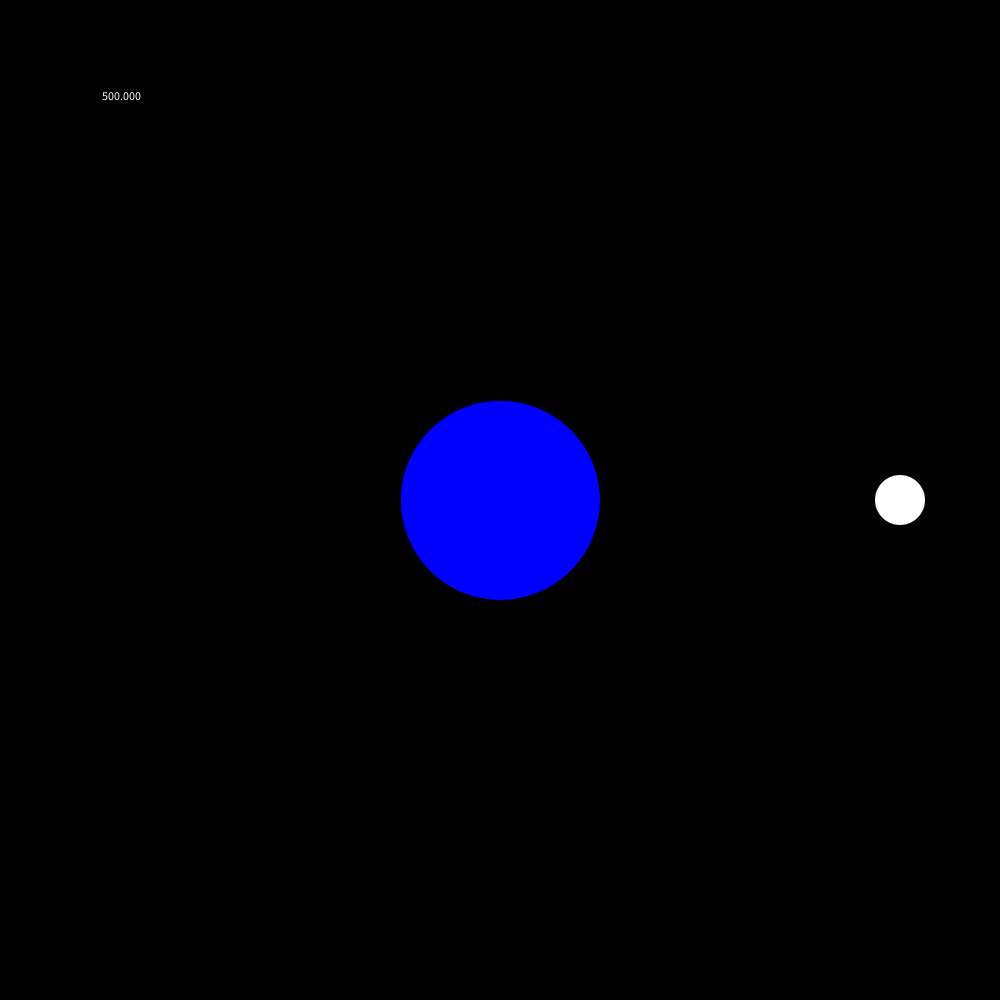
Frame 1 (no input)
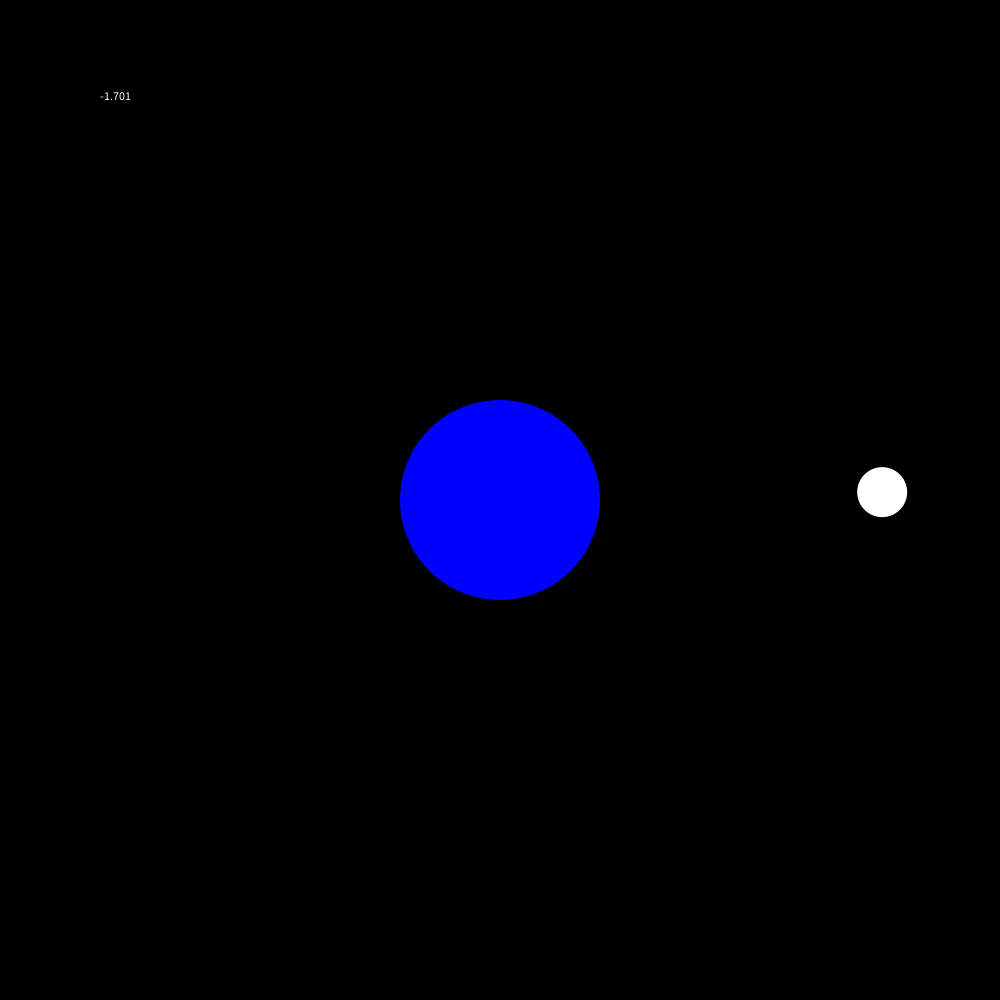
Frame 60 (the mouse pressed at the canvas centre just before this capture)
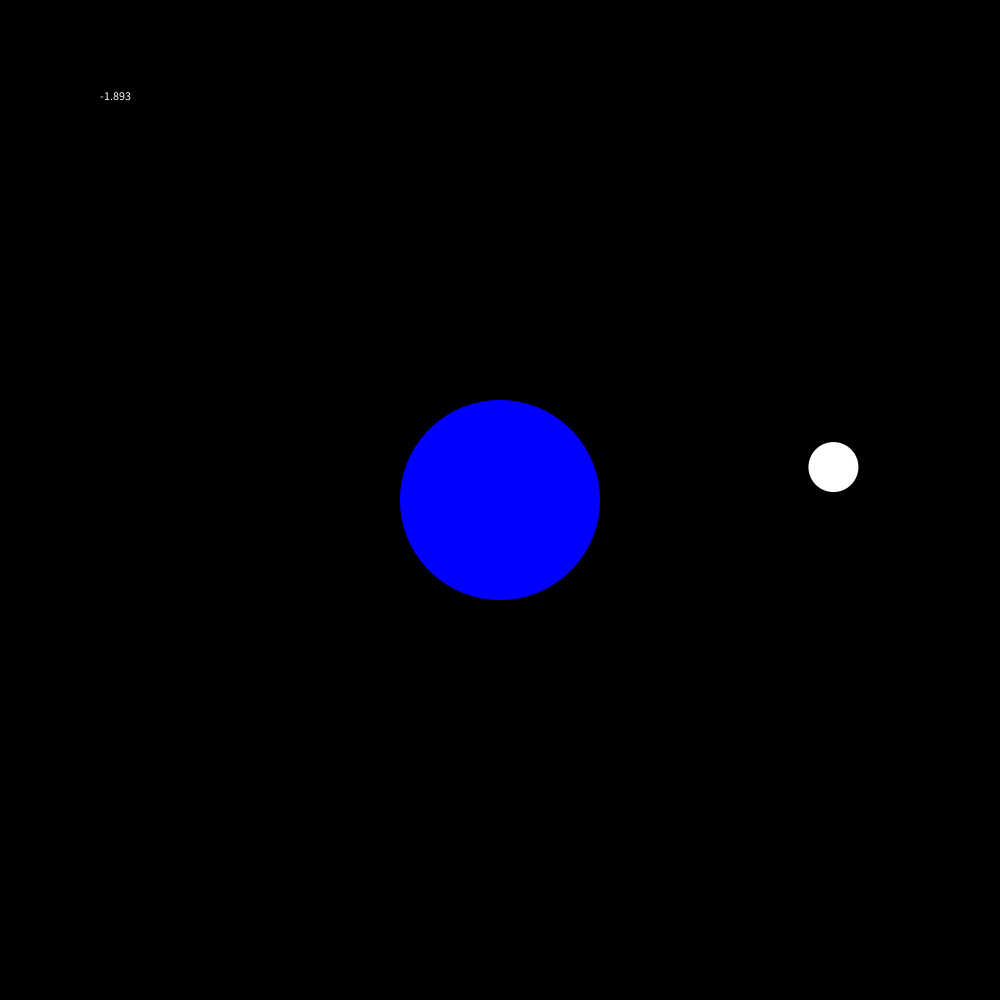
Frame 120 (the mouse held since frame 60 and released just before this capture)

The Processing sketch that drew these frames (run headless with seeded random() and noise(); from frame 60 on, the mouse is pressed at the canvas centre):

// Processing sketch: SimplerVersion
// ── SimplerVersion.pde
Attractor attractor;
float G;
Mover mover;


void setup(){
  size(1000, 1000);
  G = 50;
  mover = new Mover(200, new PVector(width*0.9, height/2), new PVector(0,0), 50);
  attractor = new Attractor(200, new PVector(width/2, height/2));
}

void draw(){
  background(0,5);
  text(attractor.loc.x, 100, 100);
  attractor.attract(mover);
  attractor.show();
  mover.update();
  mover.show();
}

// ── Attractor.pde
class Attractor {
  float mass;
  PVector loc;

  Attractor(float mass_, PVector loc_) {
    mass = mass_;
    loc = loc_.copy();
  }
  
  void attract(Mover m){
    PVector r = loc.sub(m.loc);
    float rSq = r.magSq();
    float F = G*mass*m.mass/rSq;
    r.setMag(F);
    m.applyForce(r);
  }
  
  void show(){
    fill(0,0,255);
    ellipse(width/2, height/2, 200, 200);
  }
}

// ── Mover.pde
class Mover {
  float mass, size;
  PVector loc, vel, acc;

  Mover(float mass_, PVector loc_, PVector vel_, float size_) {
    mass = mass_;
    loc = loc_.copy();
    vel = vel_.copy();
    acc = new PVector(0, 0);
    size = size_;
  }

  void applyForce(PVector f) {
    acc.add(f);
    acc.div(mass);
  }

  void update() {
    loc.add(vel);
    vel.add(acc);
    acc.mult(0);
  }

  void show() {
    fill(255);
    noStroke();
    ellipse(loc.x, loc.y, size, size);
  }
}
